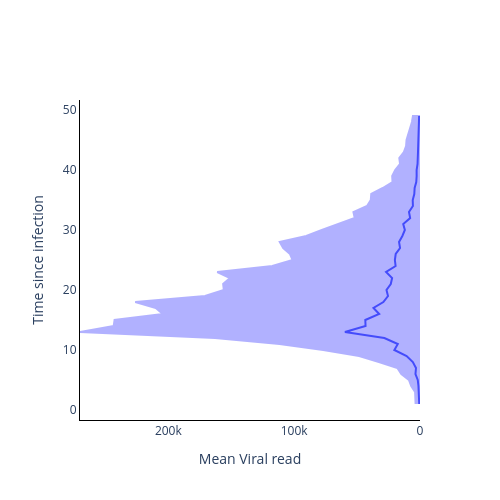

Source (notebook cell):
### Code cell
fig = go.Figure()

fig.add_trace(
    go.Scatter(
        y=time_from_infec,
        x=np.mean(vr_val, axis=1),
        mode='lines',
        name='Mean Viral read',
        showlegend=False,
    )
)

fig.add_trace(
    go.Scatter(
        y=time_from_infec.tolist() + time_from_infec.tolist()[::-1],
        x=np.quantile(vr_val, 0.975, axis=1).tolist() + np.quantile(vr_val, 0.025, axis=1).tolist()[::-1],
        mode='lines',
        fill='toself',
        fillcolor='blue',
        line_color='blue',
        opacity=0.3,
        showlegend=False,
    )
)

# Add axis labels
fig.update_layout(
    width=500, 
    height=500,
    plot_bgcolor='white',
    xaxis=dict(
        linecolor='black',
        title = 'Mean Viral read',
        autorange='reversed'
        ),
    yaxis=dict(
        linecolor='black',
        title = 'Time since infection'),
    #legend=dict(
    #    orientation="h",
    #    yanchor="bottom",
    #    y=1.02,
    #    xanchor="right",
    #    x=1
    #)
    )

fig.write_image('images/Viral_read_model_Herpeirsus.pdf')
fig.show()

### Figure 1 — Plotly figure (JSON) as saved in the notebook; plotly's stock layout.template omitted (floating-point values rounded to 4 significant figures)
{"data": [{"mode": "lines", "name": "Mean Viral read", "showlegend": false, "type": "scatter", "x": [615.8, 676.8, 745.3, 1231.0, 1777.0, 3596.0, 3184.0, 5688.0, 10630.0, 20370.0, 17640.0, 28320.0, 59660.0, 43270.0, 43470.0, 32450.0, 36970.0, 29120.0, 25440.0, 26630.0, 23230.0, 22170.0, 26960.0, 19380.0, 19960.0, 19300.0, 15860.0, 16650.0, 14020.0, 12020.0, 13320.0, 7821.0, 8754.0, 5631.0, 5774.0, 4540.0, 4261.0, 2973.0, 2663.0, 2693.0, 1943.0, 2031.0, 1601.0, 1435.0, 1281.0, 1057.0, 901.1, 776.0, 699.9], "y": [1, 2, 3, 4, 5, 6, 7, 8, 9, 10, 11, 12, 13, 14, 15, 16, 17, 18, 19, 20, 21, 22, 23, 24, 25, 26, 27, 28, 29, 30, 31, 32, 33, 34, 35, 36, 37, 38, 39, 40, 41, 42, 43, 44, 45, 46, 47, 48, 49]}, {"fill": "toself", "fillcolor": "blue", "line": {"color": "blue"}, "mode": "lines", "opacity": 0.3, "showlegend": false, "type": "scatter", "x": [3515.0, 3965.0, 3908.0, 6984.0, 8803.0, 14840.0, 17990.0, 32650.0, 48360.0, 76920.0, 111700.0, 163000.0, 270200.0, 243400.0, 242700.0, 204400.0, 210000.0, 226300.0, 170800.0, 155900.0, 156400.0, 151000.0, 161100.0, 117400.0, 101300.0, 103300.0, 108700.0, 111500.0, 90400.0, 78020.0, 65290.0, 51870.0, 52910.0, 42100.0, 39120.0, 38740.0, 29570.0, 21860.0, 22110.0, 19710.0, 15840.0, 16460.0, 12820.0, 11060.0, 10700.0, 9145.0, 8188.0, 6394.0, 5611.0, 0.003077, 0.002873, 0.001289, 0.00113, 0.0005141, 0.0005808, 0.0002649, 0.0002685, 0.0002229, 0.0001537, 8.52e-05, 9.152e-05, 2.422e-05, 4.843e-05, 2.503e-05, 9.958e-06, 9.939e-06, 7.838e-06, 4.05e-06, 4.184e-06, 1.936e-06, 1.385e-06, 2.892e-06, 1.687e-06, 3.707e-06, 1.724e-06, 1.79e-06, 1.575e-06, 2.464e-06, 4.235e-06, 2.521e-06, 2.077e-06, 3.333e-06, 4.481e-06, 3.908e-06, 2.324e-06, 4.451e-06, 3.136e-06, 1.899e-06, 6.499e-07, 9.266e-07, 5.446e-07, 3.105e-07, 3.237e-07, 1.055e-07, 5.678e-08, 1.063e-07, 9.19e-08, 4.373e-08], "y": [1, 2, 3, 4, 5, 6, 7, 8, 9, 10, 11, 12, 13, 14, 15, 16, 17, 18, 19, 20, 21, 22, 23, 24, 25, 26, 27, 28, 29, 30, 31, 32, 33, 34, 35, 36, 37, 38, 39, 40, 41, 42, 43, 44, 45, 46, 47, 48, 49, 49, 48, 47, 46, 45, 44, 43, 42, 41, 40, 39, 38, 37, 36, 35, 34, 33, 32, 31, 30, 29, 28, 27, 26, 25, 24, 23, 22, 21, 20, 19, 18, 17, 16, 15, 14, 13, 12, 11, 10, 9, 8, 7, 6, 5, 4, 3, 2, 1]}], "layout": {"height": 500, "plot_bgcolor": "white", "width": 500, "xaxis": {"autorange": "reversed", "linecolor": "black", "title": {"text": "Mean Viral read"}}, "yaxis": {"linecolor": "black", "title": {"text": "Time since infection"}}}}
